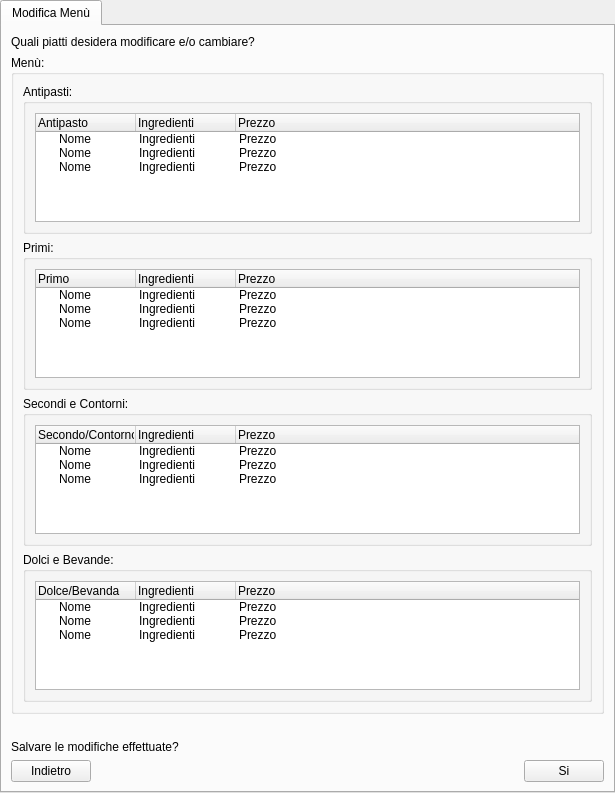
<?xml version="1.0" encoding="UTF-8"?>
<ui version="4.0">
 <class>tabwidgetModificaMenu</class>
 <widget class="QTabWidget" name="tabwidgetModificaMenu">
  <property name="geometry">
   <rect>
    <x>0</x>
    <y>0</y>
    <width>615</width>
    <height>793</height>
   </rect>
  </property>
  <property name="windowTitle">
   <string>Modifica Menù</string>
  </property>
  <widget class="QWidget" name="tab">
   <attribute name="title">
    <string>Modifica Menù</string>
   </attribute>
   <layout class="QGridLayout" name="gridLayout_5">
    <item row="4" column="1">
     <spacer name="horizontalSpacer_2">
      <property name="orientation">
       <enum>Qt::Horizontal</enum>
      </property>
      <property name="sizeHint" stdset="0">
       <size>
        <width>40</width>
        <height>20</height>
       </size>
      </property>
     </spacer>
    </item>
    <item row="4" column="2">
     <widget class="QPushButton" name="btnSiConfermaModifiche">
      <property name="text">
       <string>Si</string>
      </property>
     </widget>
    </item>
    <item row="4" column="0">
     <widget class="QPushButton" name="btnIndietro">
      <property name="text">
       <string>Indietro</string>
      </property>
     </widget>
    </item>
    <item row="3" column="0" colspan="3">
     <widget class="QLabel" name="labelDomanda_2">
      <property name="text">
       <string>Salvare le modifiche effettuate?</string>
      </property>
     </widget>
    </item>
    <item row="2" column="0" colspan="3">
     <spacer name="horizontalSpacer">
      <property name="orientation">
       <enum>Qt::Horizontal</enum>
      </property>
      <property name="sizeHint" stdset="0">
       <size>
        <width>40</width>
        <height>20</height>
       </size>
      </property>
     </spacer>
    </item>
    <item row="1" column="0" colspan="3">
     <widget class="QGroupBox" name="groupboxMenu">
      <property name="title">
       <string>Menù:</string>
      </property>
      <layout class="QVBoxLayout" name="verticalLayout_2">
       <item>
        <widget class="QGroupBox" name="groupboxAntipasti">
         <property name="title">
          <string>Antipasti:</string>
         </property>
         <layout class="QGridLayout" name="gridLayout_2">
          <item row="0" column="0" colspan="2">
           <widget class="QTreeWidget" name="treewidgetAntipasti">
            <property name="selectionMode">
             <enum>QAbstractItemView::MultiSelection</enum>
            </property>
            <property name="selectionBehavior">
             <enum>QAbstractItemView::SelectItems</enum>
            </property>
            <column>
             <property name="text">
              <string>Antipasto</string>
             </property>
            </column>
            <column>
             <property name="text">
              <string>Ingredienti</string>
             </property>
            </column>
            <column>
             <property name="text">
              <string>Prezzo</string>
             </property>
            </column>
            <item>
             <property name="text">
              <string>Nome</string>
             </property>
             <property name="text">
              <string>Ingredienti</string>
             </property>
             <property name="text">
              <string>Prezzo</string>
             </property>
             <property name="flags">
              <set>ItemIsEditable|ItemIsDragEnabled|ItemIsDropEnabled|ItemIsUserCheckable|ItemIsEnabled</set>
             </property>
            </item>
            <item>
             <property name="text">
              <string>Nome</string>
             </property>
             <property name="text">
              <string>Ingredienti</string>
             </property>
             <property name="text">
              <string>Prezzo</string>
             </property>
             <property name="flags">
              <set>ItemIsEditable|ItemIsDragEnabled|ItemIsDropEnabled|ItemIsUserCheckable|ItemIsEnabled</set>
             </property>
            </item>
            <item>
             <property name="text">
              <string>Nome</string>
             </property>
             <property name="text">
              <string>Ingredienti</string>
             </property>
             <property name="text">
              <string>Prezzo</string>
             </property>
             <property name="flags">
              <set>ItemIsEditable|ItemIsDragEnabled|ItemIsDropEnabled|ItemIsUserCheckable|ItemIsEnabled</set>
             </property>
            </item>
           </widget>
          </item>
         </layout>
        </widget>
       </item>
       <item>
        <widget class="QGroupBox" name="groupboxPrimi">
         <property name="title">
          <string>Primi:</string>
         </property>
         <layout class="QGridLayout" name="gridLayout">
          <item row="0" column="0">
           <widget class="QTreeWidget" name="treewidgetPrimi">
            <property name="selectionMode">
             <enum>QAbstractItemView::MultiSelection</enum>
            </property>
            <property name="selectionBehavior">
             <enum>QAbstractItemView::SelectItems</enum>
            </property>
            <column>
             <property name="text">
              <string>Primo</string>
             </property>
            </column>
            <column>
             <property name="text">
              <string>Ingredienti</string>
             </property>
            </column>
            <column>
             <property name="text">
              <string>Prezzo</string>
             </property>
            </column>
            <item>
             <property name="text">
              <string>Nome</string>
             </property>
             <property name="text">
              <string>Ingredienti</string>
             </property>
             <property name="text">
              <string>Prezzo</string>
             </property>
             <property name="flags">
              <set>ItemIsEditable|ItemIsDragEnabled|ItemIsDropEnabled|ItemIsUserCheckable|ItemIsEnabled</set>
             </property>
            </item>
            <item>
             <property name="text">
              <string>Nome</string>
             </property>
             <property name="text">
              <string>Ingredienti</string>
             </property>
             <property name="text">
              <string>Prezzo</string>
             </property>
             <property name="flags">
              <set>ItemIsEditable|ItemIsDragEnabled|ItemIsDropEnabled|ItemIsUserCheckable|ItemIsEnabled</set>
             </property>
            </item>
            <item>
             <property name="text">
              <string>Nome</string>
             </property>
             <property name="text">
              <string>Ingredienti</string>
             </property>
             <property name="text">
              <string>Prezzo</string>
             </property>
             <property name="flags">
              <set>ItemIsEditable|ItemIsDragEnabled|ItemIsDropEnabled|ItemIsUserCheckable|ItemIsEnabled</set>
             </property>
            </item>
           </widget>
          </item>
         </layout>
        </widget>
       </item>
       <item>
        <widget class="QGroupBox" name="groupboxSecondiContorni">
         <property name="title">
          <string>Secondi e Contorni:</string>
         </property>
         <layout class="QGridLayout" name="gridLayout_3">
          <item row="0" column="0">
           <widget class="QTreeWidget" name="treewidgetSecondiContorni">
            <property name="selectionMode">
             <enum>QAbstractItemView::MultiSelection</enum>
            </property>
            <property name="selectionBehavior">
             <enum>QAbstractItemView::SelectItems</enum>
            </property>
            <column>
             <property name="text">
              <string>Secondo/Contorno</string>
             </property>
            </column>
            <column>
             <property name="text">
              <string>Ingredienti</string>
             </property>
            </column>
            <column>
             <property name="text">
              <string>Prezzo</string>
             </property>
            </column>
            <item>
             <property name="text">
              <string>Nome</string>
             </property>
             <property name="text">
              <string>Ingredienti</string>
             </property>
             <property name="text">
              <string>Prezzo</string>
             </property>
             <property name="flags">
              <set>ItemIsEditable|ItemIsDragEnabled|ItemIsDropEnabled|ItemIsUserCheckable|ItemIsEnabled</set>
             </property>
            </item>
            <item>
             <property name="text">
              <string>Nome</string>
             </property>
             <property name="text">
              <string>Ingredienti</string>
             </property>
             <property name="text">
              <string>Prezzo</string>
             </property>
             <property name="flags">
              <set>ItemIsEditable|ItemIsDragEnabled|ItemIsDropEnabled|ItemIsUserCheckable|ItemIsEnabled</set>
             </property>
            </item>
            <item>
             <property name="text">
              <string>Nome</string>
             </property>
             <property name="text">
              <string>Ingredienti</string>
             </property>
             <property name="text">
              <string>Prezzo</string>
             </property>
             <property name="flags">
              <set>ItemIsEditable|ItemIsDragEnabled|ItemIsDropEnabled|ItemIsUserCheckable|ItemIsEnabled</set>
             </property>
            </item>
           </widget>
          </item>
         </layout>
        </widget>
       </item>
       <item>
        <widget class="QGroupBox" name="groupboxDolciBevande">
         <property name="title">
          <string>Dolci e Bevande:</string>
         </property>
         <layout class="QGridLayout" name="gridLayout_4">
          <item row="0" column="0">
           <widget class="QTreeWidget" name="treewidgetDolciBevande">
            <property name="selectionMode">
             <enum>QAbstractItemView::MultiSelection</enum>
            </property>
            <property name="selectionBehavior">
             <enum>QAbstractItemView::SelectItems</enum>
            </property>
            <column>
             <property name="text">
              <string>Dolce/Bevanda</string>
             </property>
            </column>
            <column>
             <property name="text">
              <string>Ingredienti</string>
             </property>
            </column>
            <column>
             <property name="text">
              <string>Prezzo</string>
             </property>
            </column>
            <item>
             <property name="text">
              <string>Nome</string>
             </property>
             <property name="text">
              <string>Ingredienti</string>
             </property>
             <property name="text">
              <string>Prezzo</string>
             </property>
             <property name="flags">
              <set>ItemIsEditable|ItemIsDragEnabled|ItemIsDropEnabled|ItemIsUserCheckable|ItemIsEnabled</set>
             </property>
            </item>
            <item>
             <property name="text">
              <string>Nome</string>
             </property>
             <property name="text">
              <string>Ingredienti</string>
             </property>
             <property name="text">
              <string>Prezzo</string>
             </property>
             <property name="flags">
              <set>ItemIsEditable|ItemIsDragEnabled|ItemIsDropEnabled|ItemIsUserCheckable|ItemIsEnabled</set>
             </property>
            </item>
            <item>
             <property name="text">
              <string>Nome</string>
             </property>
             <property name="text">
              <string>Ingredienti</string>
             </property>
             <property name="text">
              <string>Prezzo</string>
             </property>
             <property name="flags">
              <set>ItemIsEditable|ItemIsDragEnabled|ItemIsDropEnabled|ItemIsUserCheckable|ItemIsEnabled</set>
             </property>
            </item>
           </widget>
          </item>
         </layout>
        </widget>
       </item>
      </layout>
     </widget>
    </item>
    <item row="0" column="0" colspan="3">
     <widget class="QLabel" name="labelDomanda">
      <property name="text">
       <string>Quali piatti desidera modificare e/o cambiare?</string>
      </property>
     </widget>
    </item>
   </layout>
  </widget>
 </widget>
 <resources/>
 <connections/>
</ui>
